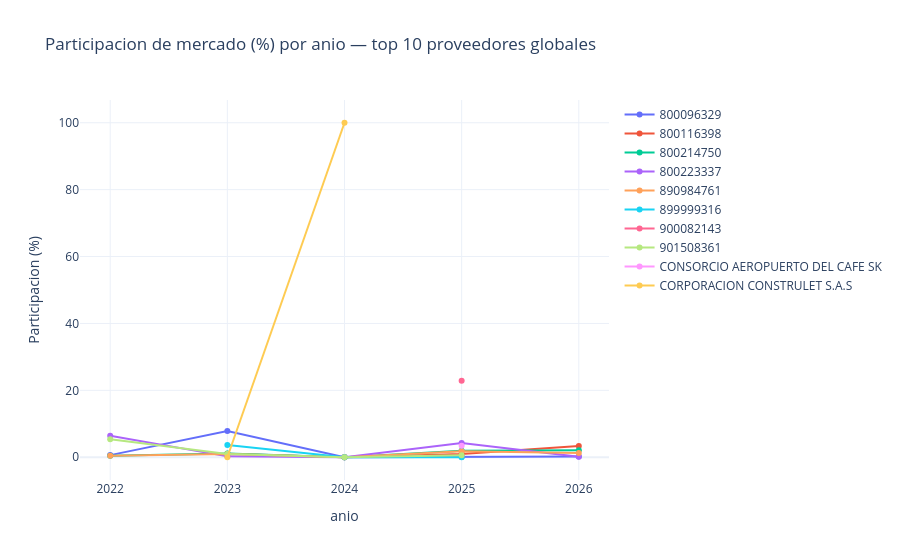

Here is the notebook cell this chart was saved with:
### Markdown cell above
## 3.3 Evolucion de participacion de mercado en el tiempo

Sirve para detectar si hay proveedores ganando terreno (entrantes) o perdiendolo
(salientes) anio a anio — insumo directo para la capacidad 3
(probabilidad de adjudicacion futura por proveedor).

### Code cell
df_mercado_fecha = df_mercado[df_mercado["fecha_de_publicacion_del"].notna()].copy()
df_mercado_fecha["anio"] = df_mercado_fecha["fecha_de_publicacion_del"].dt.year

top_10_global = mercado.head(10)["proveedor_id"].tolist()

participacion_anual = (
    df_mercado_fecha.groupby(["anio", "proveedor_id"])["valor_total_adjudicacion"]
    .sum().reset_index()
)
total_anual = df_mercado_fecha.groupby("anio")["valor_total_adjudicacion"].sum()
participacion_anual["participacion_pct"] = participacion_anual.apply(
    lambda r: r["valor_total_adjudicacion"] / total_anual.loc[r["anio"]] * 100, axis=1
)

grafica_serie(
    participacion_anual[participacion_anual["proveedor_id"].isin(top_10_global)],
    "anio", "participacion_pct",
    "Participacion de mercado (%) por anio — top 10 proveedores globales",
    "Participacion (%)", color="proveedor_id"
)

### Figure 1 — Plotly figure (JSON) as saved in the notebook; plotly's stock layout.template omitted (floating-point values rounded to 4 significant figures)
{"data": [{"mode": "lines+markers", "name": "800096329", "type": "scatter", "x": [2022, 2023, 2024, 2025, 2026], "y": [0.6405, 7.876, 7.062e-05, 0.07902, 0.2382]}, {"mode": "lines+markers", "name": "800116398", "type": "scatter", "x": [2023, 2024, 2025, 2026], "y": [1.025, 0.0001827, 0.9792, 3.391]}, {"mode": "lines+markers", "name": "800214750", "type": "scatter", "x": [2022, 2023, 2024, 2025, 2026], "y": [0.4264, 1.15, 0.0001069, 1.965, 2.071]}, {"mode": "lines+markers", "name": "800223337", "type": "scatter", "x": [2022, 2023, 2024, 2025, 2026], "y": [6.427, 0.2629, 0.0002422, 4.226, 0.1235]}, {"mode": "lines+markers", "name": "890984761", "type": "scatter", "x": [2022, 2023, 2024, 2025, 2026], "y": [0.4661, 0.9769, 3.427e-05, 1.764, 1.267]}, {"mode": "lines+markers", "name": "899999316", "type": "scatter", "x": [2023, 2024, 2025], "y": [3.69, 6.133e-05, 0.03714]}, {"mode": "lines+markers", "name": "900082143", "type": "scatter", "x": [2025], "y": [22.87]}, {"mode": "lines+markers", "name": "901508361", "type": "scatter", "x": [2022, 2023, 2024, 2025], "y": [5.348, 0.939, 4.795e-05, 0.6194]}, {"mode": "lines+markers", "name": "CONSORCIO AEROPUERTO DEL CAFE SK", "type": "scatter", "x": [2025], "y": [3.45]}, {"mode": "lines+markers", "name": "CORPORACION CONSTRULET S.A.S", "type": "scatter", "x": [2023, 2024], "y": [0.002047, 100.0]}], "layout": {"title": {"text": "Participacion de mercado (%) por anio — top 10 proveedores globales"}, "xaxis": {"title": {"text": "anio"}}, "yaxis": {"title": {"text": "Participacion (%)"}}}}
